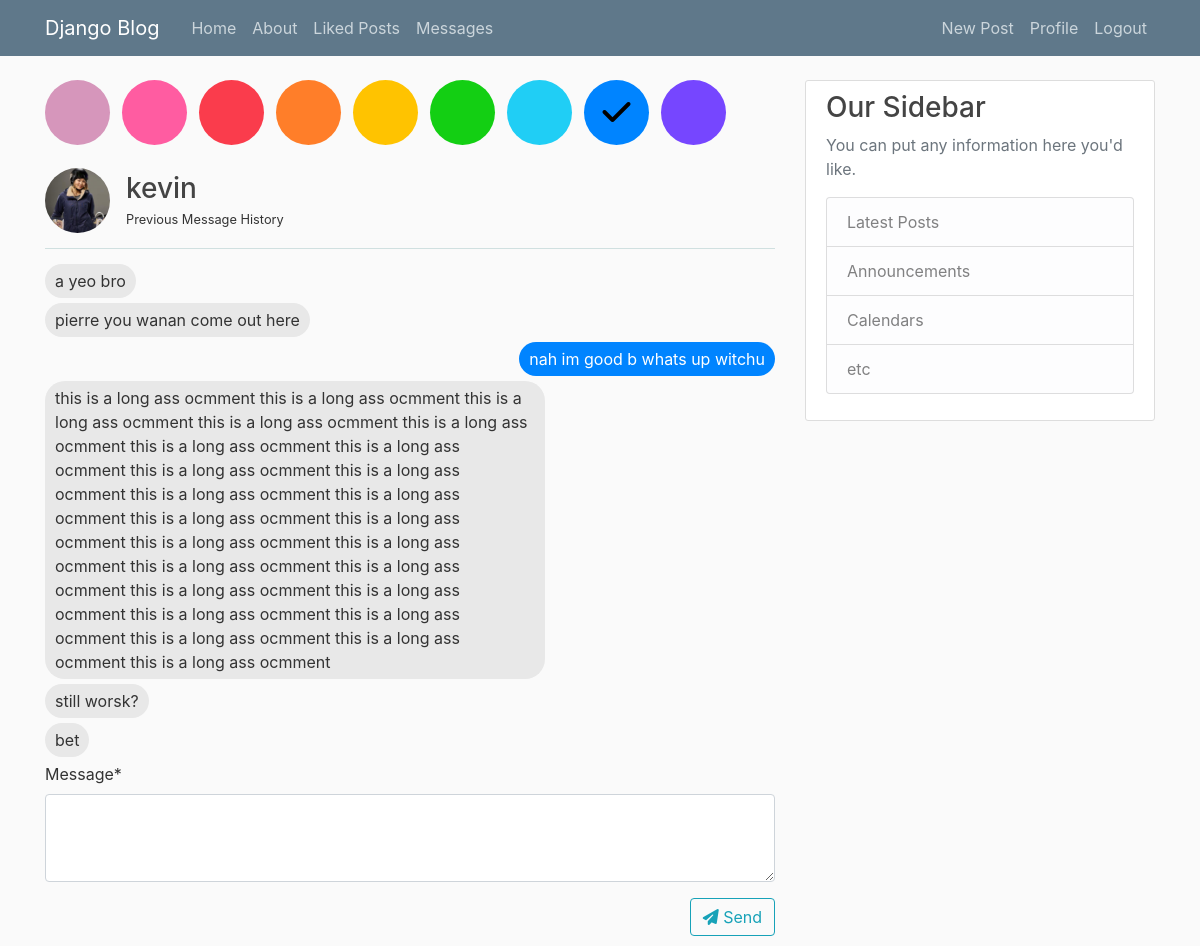
/messages/kevin (signed in), run on an earlier commit of the app's database.
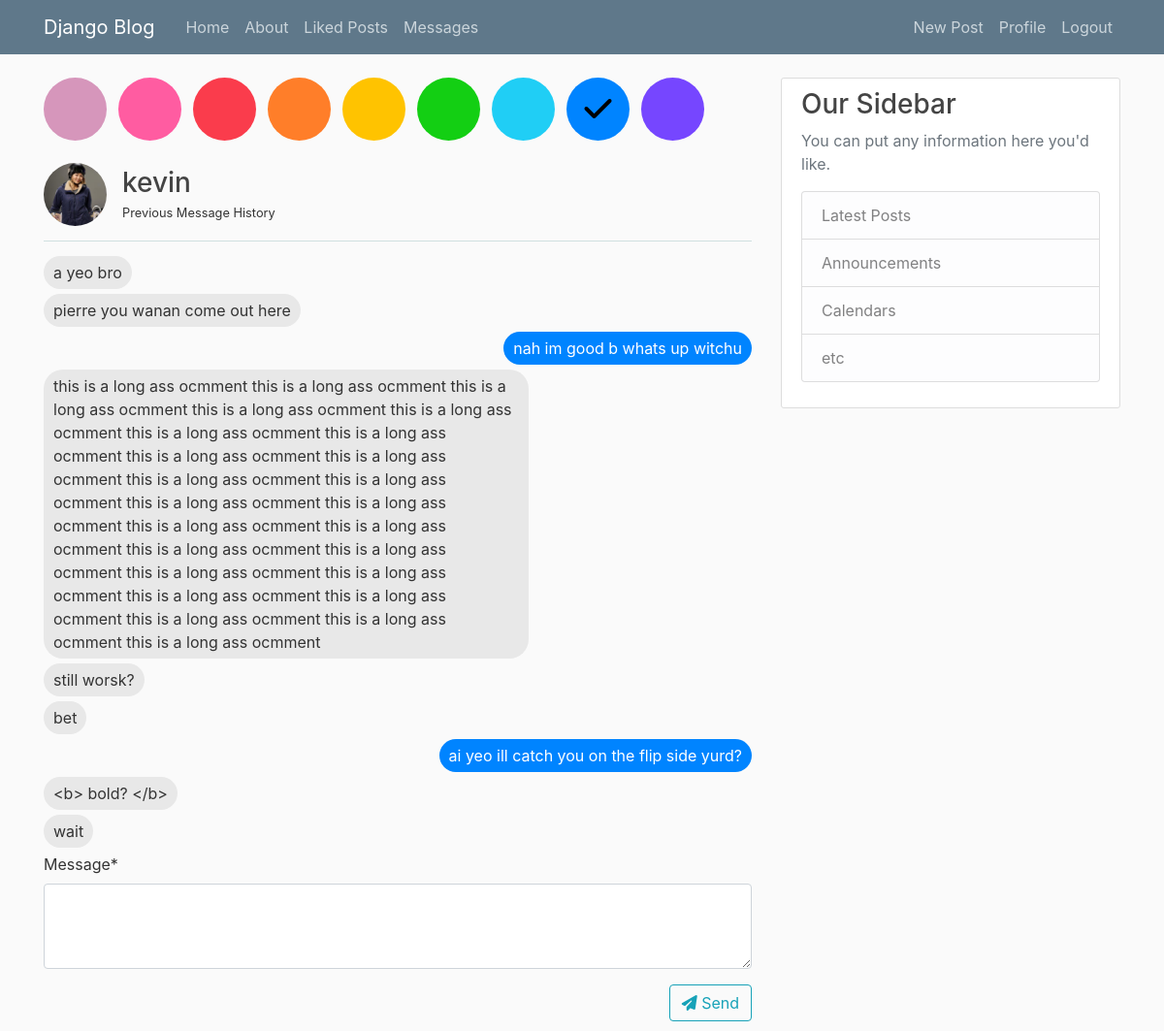
And on a later commit of the database.
### blog/models.py (models this page shows, shortened)
class Message(models.Model):
  sender = models.ForeignKey(User, on_delete=models.CASCADE, related_name='sender')
  receiver = models.ForeignKey(User, on_delete=models.CASCADE, related_name='receiver')
  message = models.TextField()
  date_sent = models.DateTimeField(default=timezone.now)
  color = models.CharField(max_length=20, default="regular-blue")

### blog/views.py (the view)
# urls.py: path('messages/<str:username>', views.messagesPerson, name="messages-person")
def messagesPerson(request, *args, **kwargs):
  def form_valid(form, request):
    receive = get_object_or_404(User, username=kwargs['username'])
    send = request.user
    messageForm = form.save(commit = False)
    messageForm.date_posted = timezone.now()
    messageForm.sender = send
    messageForm.receiver = receive
    messageForm.save()
    return redirect('messages-person', username=kwargs['username'])
  if request.method == "POST":
    form = MessageForm(request.POST)
    if form.is_valid():
      messages.success(request, f'messaged!')
      return form_valid(form, request)
  else:
    form = MessageForm()
  receive = get_object_or_404(User, username=kwargs['username'])
  send = request.user
  messages_all_one = Message.objects.filter(sender=send, receiver=receive)
  if len(messages_all_one) == 0:
    color = 'regular-blue'
  else:
    color = messages_all_one[0].color
  messages_all_two = Message.objects.filter(sender=receive, receiver=send)
  messages_all = messages_all_one.union(messages_all_two).order_by('date_sent')
  user = request.user.username
  context = {
    'messages_all': messages_all,
    'form': form,
    'username_logged_in': user,
    'user_to_message': receive,
    'color_message': color,
  }
  return render(request, 'blog/messages_person.html', context)

### blog/forms.py
class MessageForm(forms.ModelForm):
    class Meta:
        model = Message
        fields = ['message']

### blog/templates/blog/messages_person.html (shortened to what this page needs)
{% extends "blog/base.html" %}
{% load crispy_forms_tags %}
{% block content %}
<div class="color-palette">
    <form method="POST" action="/messages/">
        <button class="lavendar circle" type="submit" value="lavendar">
        </button>
    </form>
    <form method="POST" action="/messages/">
        <button class="dark-pink circle" type="submit" value="dark-pink">
        </button>
    </form>
    <form method="POST" action="/messages/">
        <button class="red circle" type="submit" value="red">
        </button>
    </form>
    <form method="POST" action="/messages/">
        <button class="orange circle" type="submit" value="orange">
        </button>
    </form>
    <form method="POST" action="/messages/">
        <button class="yellow circle" type="submit" value="yellow">
        </button>
    </form>
    <form method="POST" action="/messages/">
        <button class="green circle" type="submit" value="green">
        </button>
    </form>
    <form method="POST" action="/messages/">
        <button class="light-blue circle" type="submit" value="light-blue">
        </button>
    </form>
    <form method="POST" action="/messages/">
        <button class="regular-blue circle" type="submit" value="regular-blue">
        {% if color_message == "regular-blue" %}
            <i class="fas fa-check fa-2x"></i>
        {% endif %}
        </button>
    </form>
    <form method="POST" action="/messages/">
        <button class="purple circle" type="submit" value="purple">
        </button>
    </form>
</div>
<div class="head">
    <img class="rounded-circle article-img" src="{{ user_to_message.profile.image.url }}" style="float:left;">
    <div style="float:left;">
        <h3 style="margin-bottom:0px; margin-top: 4px;"> {{ user_to_message.username }}</h3>
        <small> Previous Message History </small>
    </div>
</div>
<div class="all-messages">
    {% for m in messages_all %}
        {% if m.sender.username == username_logged_in %}
            <p class="message-sent {{ m.color }}"> {{ m.message }} </p>
        {% else %}
            <p class="message-received"> {{ m.message }} </p>
        {% endif %}
    {% endfor %}
</div>
<div class="message">
    <form method="POST">
        <div class="message-form"> {{ form|crispy }} </div>
        <div class="form-group">
        <button class="btn btn-outline-info"style="float:right; margin-bottom: 10px; margin-top: 0px;" type="submit"> <i class="fas fa-paper-plane"></i> Send </button>
        </div>
    </form>
</div>
{% endblock %}

What changed in the data, as far as the page shows it:
added Message: message "ai yeo ill catch you on the flip side yurd?"
added Message: message "<b> bold? </b>"
added Message: message "wait"
